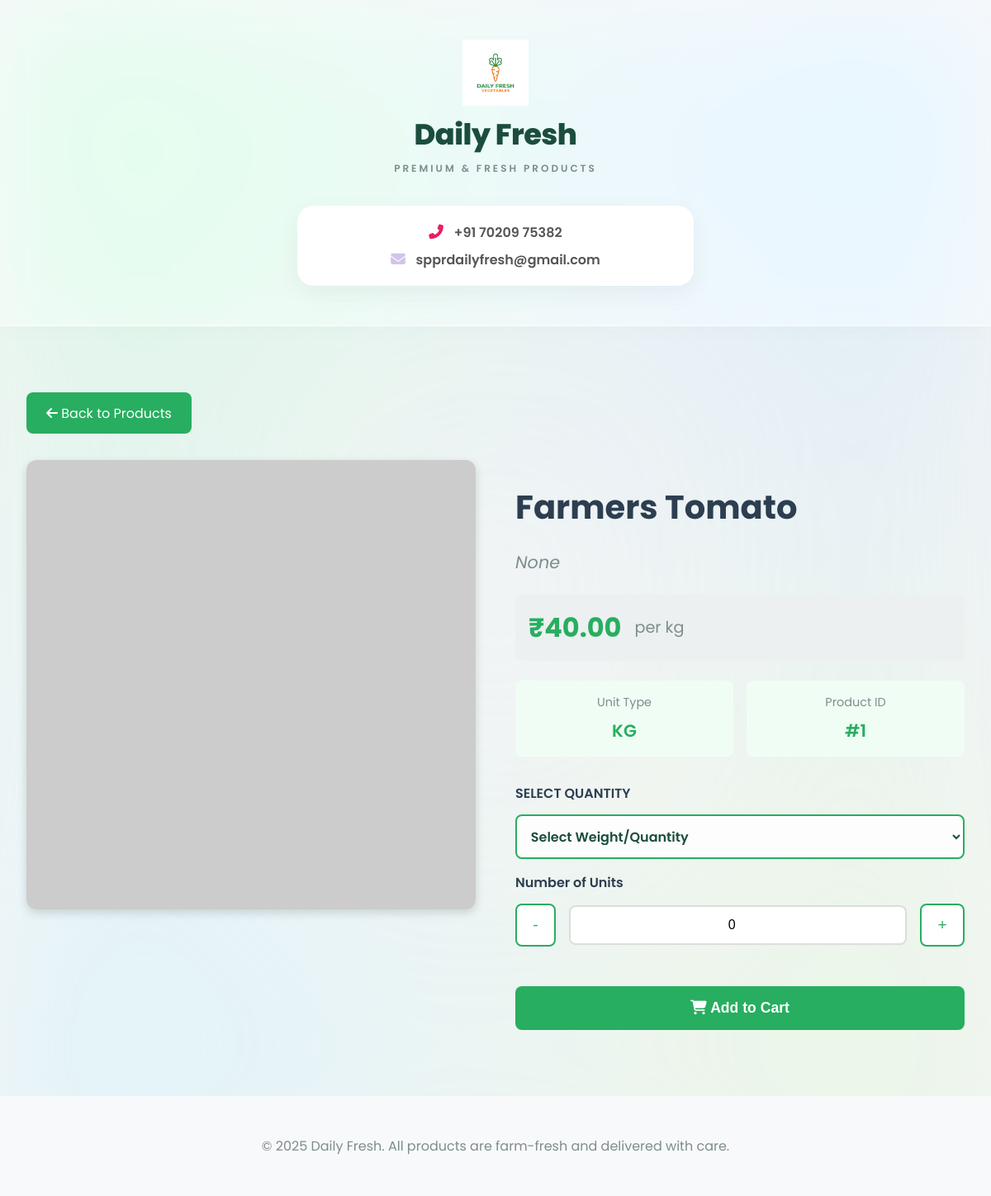
/product/1/, run on the app's committed database.
### New dango/store/models.py (models this page shows, shortened)
class Product(models.Model):
    name = models.CharField(max_length=100)
    local_name = models.CharField(max_length=100, blank=True, null=True)
    price = models.DecimalField(max_digits=6, decimal_places=2)
    unit = models.CharField(max_length=20, default='kg')
    image = models.ImageField(upload_to='products/', blank=True, null=True)
    description = models.TextField(blank=True, null=True)

### New dango/store/views.py (the view)
# urls.py: path('product/<int:pk>/', views.product_detail, name='product_detail'),
def product_detail(request, pk):
    product = get_object_or_404(Product, pk=pk)
    return render(request, 'store/product_detail.html', {'product': product})

### New dango/store/templates/store/product_detail.html (shortened to what this page needs)
<!DOCTYPE html>
<html lang="en">
<head>
    <link rel="stylesheet" href="/static/store/style.css">
    <link rel="stylesheet" href="https://cdn.jsdelivr.net/npm/@fortawesome/fontawesome-free@6.4.2/css/all.min.css">
</head>
<body>
    <header>
        <div class="logo-container">
            <img src="/static/store/images/logo.png" alt="Daily Fresh Logo" class="logo">
            <h1>Daily Fresh</h1>
            <p>PREMIUM & FRESH PRODUCTS</p>
        </div>
        <div class="contact-info">
            <p><i class="fas fa-phone-alt"></i> +91 70209 75382</p>
            <p><i class="fas fa-envelope"></i> spprdailyfresh@gmail.com</p>
        </div>
    </header>
    <main class="product-detail-container">
        <a href="/" class="back-button"><i class="fas fa-arrow-left"></i> Back to Products</a>
        <div class="detail-content">
            <div class="product-image-section">
                <img src="{% if product.image %}{{ product.image.url }}{% else %}https://placehold.co/400x400?text={{ product.name }}{% endif %}"
                    alt="{{ product.name }}">
            </div>
            <div class="product-info-section">
                <h1>{{ product.name }}</h1>
                <p class="product-local-name">{{ product.local_name }}</p>
                <div class="price-unit-section">
                    <div class="price-display">₹{{ product.price }}</div>
                    <div class="unit-display">per {{ product.unit }}</div>
                </div>
                <div class="info-grid">
                    <div class="info-item">
                        <label>Unit Type</label>
                        <value>{{ product.unit|upper }}</value>
                    </div>
                    <div class="info-item">
                        <label>Product ID</label>
                        <value>#{{ product.id }}</value>
                    </div>
                </div>
                <div class="quantity-section">
                    <label>SELECT QUANTITY</label>
                    <select id="weight-select" class="quantity-select">
                        <option value="Select Weight">Select Weight/Quantity</option>
                    </select>
                    <label>Number of Units</label>
                    <div class="quantity-controls">
                        <button onclick="decreaseQty()">-</button>
                        <input type="number" id="qty-input" value="0" readonly>
                        <button onclick="increaseQty()">+</button>
                    </div>
                </div>
                <button class="add-to-cart-btn" onclick="addToCart()">
                    <i class="fas fa-shopping-cart"></i> Add to Cart
                </button>
            </div>
        </div>
    </main>
    <footer style="text-align: center; padding: 2rem; background: #f8f9fa; margin-top: 3rem; color: #7f8c8d;">
        <p>&copy; 2025 Daily Fresh. All products are farm-fresh and delivered with care.</p>
    </footer>
</body>
</html>

### New dango/store/static/store/style.css (style rules this page uses)
body { font-family: 'Poppins', sans-serif; color: #1d1d1f; margin: 0; padding: 0; min-height: 100vh; background: #f5f5f7; position: relative; overflow-x: hidden; }
body::before { content: ''; position: fixed; top: 0; left: 0; width: 100%; height: 100%; z-index: -1; background: radial-gradient(at 0% 0%, rgba(132, 250, 176, 0.3) 0px, transparent 50%), radial-gradient(at 100% 0%, rgba(143, 211, 244, 0.3) 0px, transparent 50%), radial-gradient(at 100% 100%, rgba(200, 250, 180, 0.3) 0px, transparent 50%), radial-gradient(at 0% 100%, rgba(160, 240, 255, 0.3) 0px, transparent 50%); filter: blur(100px); animation: meshMove 20s ease-in-out infinite alternate; }
header { text-align: center; padding: 3rem 2rem; background: rgba(255, 255, 255, 0.45); backdrop-filter: blur(25px) saturate(180%); -webkit-backdrop-filter: blur(25px) saturate(180%); border-bottom: 1px solid rgba(255, 255, 255, 0.6); margin-bottom: 3rem; box-shadow: 0 4px 30px rgba(0, 0, 0, 0.02), inset 0 -1px 0 rgba(255, 255, 255, 0.3); }
.logo-container { display: flex; flex-direction: column; align-items: center; margin-bottom: 1.5rem; }
.logo-container img.logo { width: 80px; height: auto; margin-bottom: 0.5rem; }
.logo-container h1 { font-size: 2.2rem; color: #1b4d3e; margin: 0; font-weight: 800; letter-spacing: -0.5px; }
.logo-container p { color: #7f8c8d; font-size: 0.75rem; letter-spacing: 3px; margin-top: 0.4rem; text-transform: uppercase; font-weight: 600; }
.contact-info { margin: 0 auto; display: flex; flex-direction: column; align-items: center; justify-content: center; gap: 0.5rem; background: #ffffff; padding: 1.2rem 2.5rem; border-radius: 20px; box-shadow: 0 10px 30px rgba(0, 0, 0, 0.05); max-width: 400px; width: 90%; position: relative; z-index: 10; }
.contact-info p { margin: 0; font-size: 1rem; color: #555; font-weight: 600; display: flex; align-items: center; gap: 0.8rem; }
.contact-info i.fa-phone-alt { color: #e91e63; font-size: 1.1rem; }
.contact-info i.fa-envelope { color: #d1c4e9; font-size: 1.1rem; }
.quantity-select { width: 100%; padding: 0.8rem 1rem; border: 2px solid #66bb6a; border-radius: 12px; background: #fdfdfd; font-size: 1rem; font-weight: 600; margin-bottom: 0.5rem; outline: none; color: #1b4d3e; font-family: inherit; cursor: pointer; box-sizing: border-box; transition: all 0.3s ease; }

### data on the page
Product: name "Farmers Tomato", local_name "None", price "40.00", unit "kg", unit "KG", id "1"
